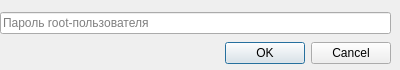
<?xml version="1.0" encoding="UTF-8"?>
<ui version="4.0">
 <class>Dialog</class>
 <widget class="QDialog" name="Dialog">
  <property name="geometry">
   <rect>
    <x>0</x>
    <y>0</y>
    <width>400</width>
    <height>70</height>
   </rect>
  </property>
  <property name="windowTitle">
   <string>Dialog</string>
  </property>
  <widget class="QWidget" name="">
   <property name="geometry">
    <rect>
     <x>0</x>
     <y>10</y>
     <width>391</width>
     <height>56</height>
    </rect>
   </property>
   <layout class="QVBoxLayout" name="verticalLayout">
    <item>
     <widget class="QLineEdit" name="password">
      <property name="echoMode">
       <enum>QLineEdit::Password</enum>
      </property>
      <property name="placeholderText">
       <string>Пароль root-пользователя</string>
      </property>
     </widget>
    </item>
    <item>
     <widget class="QDialogButtonBox" name="actions">
      <property name="orientation">
       <enum>Qt::Horizontal</enum>
      </property>
      <property name="standardButtons">
       <set>QDialogButtonBox::Cancel|QDialogButtonBox::Ok</set>
      </property>
     </widget>
    </item>
   </layout>
  </widget>
 </widget>
 <resources/>
 <connections>
  <connection>
   <sender>actions</sender>
   <signal>accepted()</signal>
   <receiver>Dialog</receiver>
   <slot>accept()</slot>
   <hints>
    <hint type="sourcelabel">
     <x>248</x>
     <y>254</y>
    </hint>
    <hint type="destinationlabel">
     <x>157</x>
     <y>274</y>
    </hint>
   </hints>
  </connection>
  <connection>
   <sender>actions</sender>
   <signal>rejected()</signal>
   <receiver>Dialog</receiver>
   <slot>reject()</slot>
   <hints>
    <hint type="sourcelabel">
     <x>316</x>
     <y>260</y>
    </hint>
    <hint type="destinationlabel">
     <x>286</x>
     <y>274</y>
    </hint>
   </hints>
  </connection>
 </connections>
</ui>
